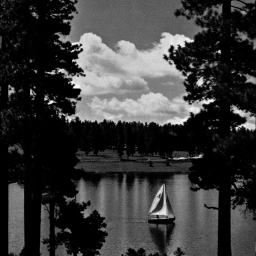
#> input picture hw1/Lake.bmp, 256 x 256 px
$ python 'histogram equalization.py'
#> lines starting #> are read from the running program, lines starting #| are printed output that depends on the picture
#!/usr/bin/env python
# coding: utf-8

# In[1]:


import cv2
import numpy as np
import matplotlib.pyplot as plt

#img = cv2.imread('Cameraman.bmp',0)
#img = cv2.imread('Peppers.bmp',0)
#img = cv2.imread('Jetplane.bmp',0)
img = cv2.imread('Lake.bmp',0)
#> img is the input picture: shape (256, 256); min 0, max 254, mean 56.7
H,W = img.shape[:]
#> H = 256; W = 256
pdf= np.zeros(256)
cdf= np.zeros(256)


# In[2]:


for i in range(H):
    for j in range(W):
        pdf[img[i][j]]+=1
s=H*W
#> s = 65536
for i in range(len(pdf)):
    cdf[i]=pdf[i]/s
for i in range(1,256):
    cdf[i]=cdf[i]+cdf[i-1]
#> after the loop, cdf = 256 values from 0.22 to 1

img_hist=img.copy()
m=np.min(cdf)
#> m = 0.22
M=np.max(cdf)
#> M = 1
for i in range(H):
    for j in range(W):
        img_hist[i][j]=round((cdf[img[i][j]]-m)/(M-m)*255)
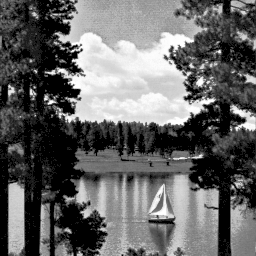
#> img_hist: shape (256, 256); min 0, max 255, mean 101.4

plt.subplot(211)
plt.hist(img.ravel(),256,[0,255])
plt.subplot(212)
plt.hist(img_hist.ravel(),256,[0,255])
plt.savefig('histogram4.png')
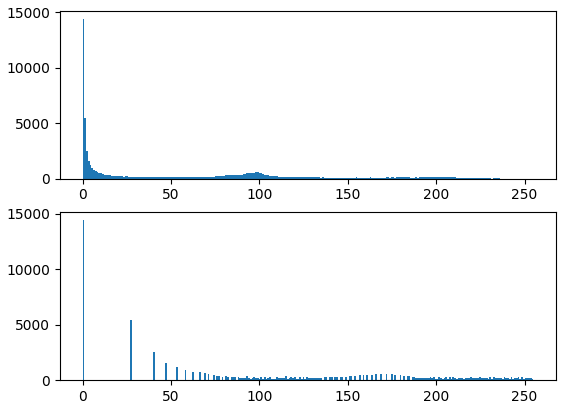
#> figure drawn by matplotlib, 2 panels; panel 1: tallest bar 14421 high, from x = 0 to 0.996; panel 2: tallest bar 14421 high, from x = 0 to 0.996
plt.show()
result = cv2.hconcat([img,img_hist])
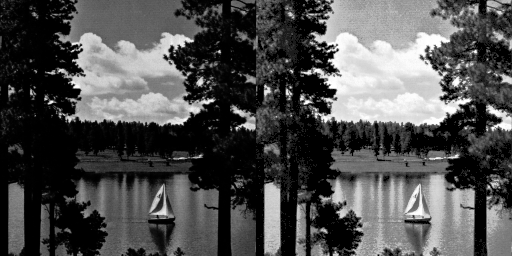
#> result: shape (256, 512); min 0, max 255, mean 79
cv2.imshow("result",result)
cv2.imwrite('his4.png', result)
cv2.waitKey(0)
cv2.destroyAllWindows()


# In[ ]:


# In[ ]:
